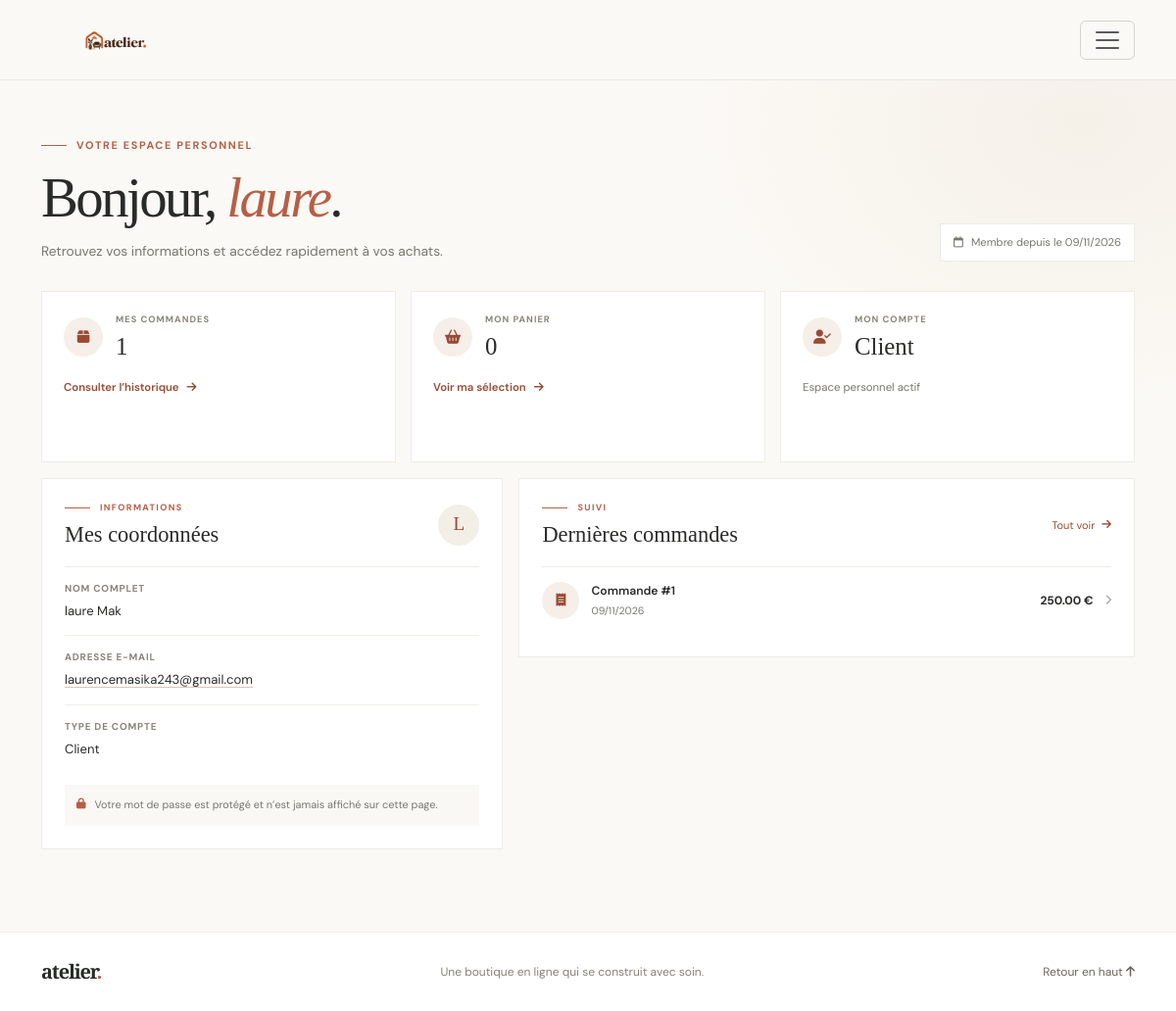
The page /auth/profile (signed in) on the database its author committed.
### app/models.py (models this page shows)
class User(UserMixin, db.Model):
    __tablename__ = "users"
    id = db.Column(db.Integer, primary_key=True)
    name = db.Column(db.String(100), nullable=False)
    email = db.Column(db.String(120), unique=True, nullable=False)
    password = db.Column(db.String(255), nullable=False)
    role = db.Column(db.String(20), default="CUSTOMER")
    created_at = db.Column(db.DateTime, default=datetime.utcnow)
    cart_items = db.relationship(
        "CartItem",
        back_populates="user",
        cascade="all, delete-orphan"
    )
    orders = db.relationship("Order", back_populates="user")

class Order(db.Model):
    __tablename__ = "orders"
    id = db.Column(db.Integer, primary_key=True)
    user_id = db.Column(db.Integer, db.ForeignKey("users.id"), nullable=False)
    total_amount = db.Column(db.Float, nullable=False)
    status = db.Column(db.String(30), default="PENDING")
    payment_status = db.Column(db.String(30), default="UNPAID")
    created_at = db.Column(db.DateTime, default=datetime.utcnow)
    user = db.relationship("User", back_populates="orders")
    items = db.relationship(
        "OrderItem",
        back_populates="order",
        cascade="all, delete-orphan"
    )

### app/auth/routes.py (the view)
@auth.route("/profile")
@login_required
def profile():
    order_count = db.session.scalar(
        db.select(func.count(Order.id)).where(Order.user_id == current_user.id)
    ) or 0
    cart_item_count = db.session.scalar(
        db.select(func.coalesce(func.sum(CartItem.quantity), 0)).where(
            CartItem.user_id == current_user.id
        )
    ) or 0
    recent_orders = db.session.scalars(
        db.select(Order)
        .where(Order.user_id == current_user.id)
        .order_by(Order.created_at.desc(), Order.id.desc())
        .limit(3)
    ).all()
    return render_template(
        "auth/profile.html",
        order_count=order_count,
        cart_item_count=cart_item_count,
        recent_orders=recent_orders,
    )

### app/templates/auth/profile.html (shortened to what this page needs)
{% extends "base.html" %}
{% block content %}
<section class="profile-page">
    <div class="container">
        <div class="profile-heading">
            <div>
                <p class="eyebrow"><span class="eyebrow-line"></span> VOTRE ESPACE PERSONNEL</p>
                <h1>Bonjour, <em>{{ current_user.name.split()[0] }}</em>.</h1>
                <p>Retrouvez vos informations et accédez rapidement à vos achats.</p>
            </div>
            <span class="profile-member-since">
                <i class="fa-regular fa-calendar" aria-hidden="true"></i>
                Membre depuis le {{ current_user.created_at.strftime("%d/%m/%Y") }}
            </span>
        </div>
        <div class="profile-overview">
            <article class="profile-stat-card">
                <span class="profile-stat-icon"><i class="fa-solid fa-box" aria-hidden="true"></i></span>
                <span class="profile-stat-label">MES COMMANDES</span>
                <strong>{{ order_count }}</strong>
                <a href="{{ url_for('orders.index') }}">
                    Consulter l’historique
                    <i class="fa-solid fa-arrow-right" aria-hidden="true"></i>
                </a>
            </article>
            <article class="profile-stat-card">
                <span class="profile-stat-icon"><i class="fa-solid fa-basket-shopping" aria-hidden="true"></i></span>
                <span class="profile-stat-label">MON PANIER</span>
                <strong>{{ cart_item_count }}</strong>
                <a href="{{ url_for('cart.index') }}">
                    Voir ma sélection
                    <i class="fa-solid fa-arrow-right" aria-hidden="true"></i>
                </a>
            </article>
            <article class="profile-stat-card profile-account-card">
                <span class="profile-stat-icon"><i class="fa-solid fa-user-check" aria-hidden="true"></i></span>
                <span class="profile-stat-label">MON COMPTE</span>
                <strong>{{ "Administrateur" if current_user.role == "ADMIN" else "Client" }}</strong>
                {% if current_user.role == "ADMIN" %}
                <a href="{{ url_for('admin.dashboard') }}">
                    Ouvrir l’administration
                    <i class="fa-solid fa-arrow-right" aria-hidden="true"></i>
                </a>
                {% else %}
                <span class="profile-card-caption">Espace personnel actif</span>
                {% endif %}
            </article>
        </div>
        <div class="profile-content-grid">
            <section class="profile-panel">
                <div class="profile-panel-heading">
                    <div>
                        <p class="eyebrow"><span class="eyebrow-line"></span> INFORMATIONS</p>
                        <h2>Mes coordonnées</h2>
                    </div>
                    <span class="profile-avatar" aria-hidden="true">{{ current_user.name[:1]|upper }}</span>
                </div>
                <dl class="profile-details">
                    <div>
                        <dt>Nom complet</dt>
                        <dd>{{ current_user.name }}</dd>
                    </div>
                    <div>
                        <dt>Adresse e-mail</dt>
                        <dd><a href="mailto:{{ current_user.email }}">{{ current_user.email }}</a></dd>
                    </div>
                    <div>
                        <dt>Type de compte</dt>
                        <dd>{{ "Administrateur" if current_user.role == "ADMIN" else "Client" }}</dd>
                    </div>
                </dl>
                <p class="profile-security-note">
                    <i class="fa-solid fa-lock" aria-hidden="true"></i>
                    Votre mot de passe est protégé et n’est jamais affiché sur cette page.
                </p>
            </section>
            <section class="profile-panel profile-recent-orders">
                <div class="profile-panel-heading">
                    <div>
                        <p class="eyebrow"><span class="eyebrow-line"></span> SUIVI</p>
                        <h2>Dernières commandes</h2>
                    </div>
                    <a class="profile-all-orders" href="{{ url_for('orders.index') }}">
                        Tout voir <i class="fa-solid fa-arrow-right" aria-hidden="true"></i>
                    </a>
                </div>
                {% if recent_orders %}
                <div class="profile-order-list">
                    {% for order in recent_orders %}
                    <a class="profile-order-row" href="{{ url_for('orders.detail', order_id=order.id) }}">
                        <span class="profile-order-icon">
                            <i class="fa-solid fa-receipt" aria-hidden="true"></i>
                        </span>
                        <span class="profile-order-info">
                            <strong>Commande #{{ order.id }}</strong>
                            <small>{{ order.created_at.strftime("%d/%m/%Y") }}</small>
                        </span>
                        <strong class="profile-order-total">{{ "%.2f"|format(order.total_amount) }} €</strong>
                        <i class="fa-solid fa-chevron-right profile-order-chevron" aria-hidden="true"></i>
                    </a>
                    {% endfor %}
                </div>
                {% else %}
                <div class="profile-orders-empty">
                    <i class="fa-solid fa-sparkles" aria-hidden="true"></i>
                    <p>Vos commandes apparaîtront ici après votre premier achat.</p>
                    <a href="{{ url_for('shop') }}">Découvrir la boutique</a>
                </div>
                {% endif %}
            </section>
        </div>
    </div>
</section>
{% endblock %}

### app/templates/base.html (shortened to what this page needs)
<!doctype html>
<html lang="fr">
<head>
    <link href="https://cdn.jsdelivr.net/npm/bootstrap@5.3.3/dist/css/bootstrap.min.css" rel="stylesheet">
    <link rel="stylesheet" href="https://cdnjs.cloudflare.com/ajax/libs/font-awesome/6.7.2/css/all.min.css">
    <link rel="stylesheet" href="{{ url_for('static', filename='css/style.css') }}">
</head>
<body id="top" class="site-shell">
    <nav class="navbar navbar-expand-xxl shop-navbar">
        <div class="container">
            <a class="navbar-brand shop-brand" href="{{ url_for('home') }}" aria-label="Atelier, accueil">
                <img src="{{ url_for('static', filename='images/Logo.png') }}" alt="Atelier" class="admin-brand-logo">
            </a>
            <button class="navbar-toggler" type="button" data-bs-toggle="collapse" data-bs-target="#shopNavigation"
                aria-controls="shopNavigation" aria-expanded="false" aria-label="Ouvrir le menu">
                <span class="navbar-toggler-icon"></span>
            </button>
        </div>
    </nav>
    <main class="site-main">
        {% block content %}{% endblock %}
    </main>
    <footer class="shop-footer site-footer">
        <div class="container d-flex flex-column flex-md-row justify-content-between
                    align-items-center gap-2">
            <a class="footer-brand" href="{{ url_for('home') }}">atelier<span>.</span></a>
            <p class="mb-0">Une boutique en ligne qui se construit avec soin.</p>
            <a href="#top" class="back-to-top">
                Retour en haut <i class="fa-solid fa-arrow-up" aria-hidden="true"></i>
            </a>
        </div>
    </footer>
</body>
</html>

### rows shown on the page
User: name "laure", created_at "09/11/2026", role "Client", name "L", name "laure Mak", email "laurencemasika243@gmail.com"
Order: id "1", created_at "09/11/2026", total_amount "250.00"

### other values the page prints
{{ order_count }} "1"
{{ cart_item_count }} "0"
